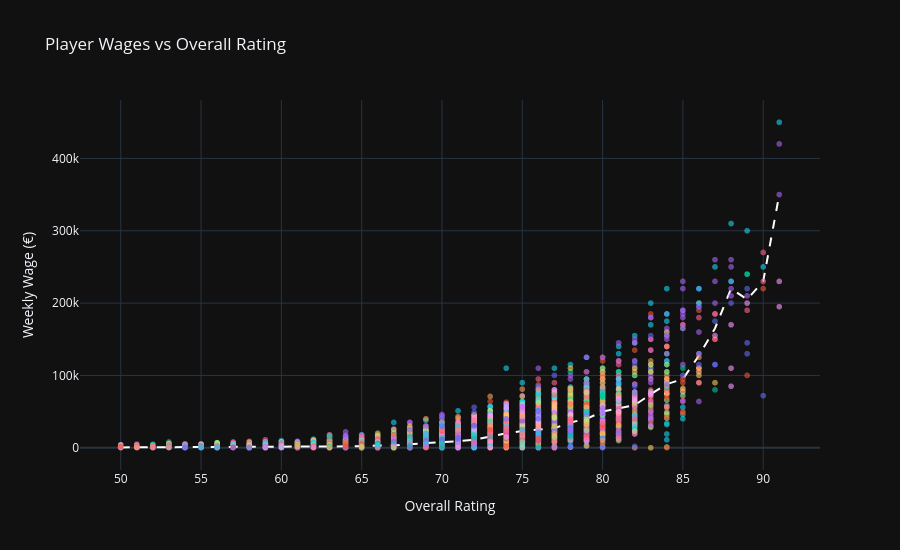

Here is the notebook cell this chart was saved with:
### Code cell
# Plotly interactive visualization: Wages vs Overall Rating
fig = px.scatter(
    df_clean,
    x='Overall',
    y='wage_numeric',
    color='Club',
    hover_data=['Name', 'Club', 'Nationality'],
    opacity=0.6,
    title='Player Wages vs Overall Rating',
    labels={'Overall': 'Overall Rating', 'wage_numeric': 'Weekly Wage (€)'},
    template='plotly_dark'
)

# Add a trend line on top
trend = df_clean.groupby('Overall')['wage_numeric'].median().reset_index()
fig.add_trace(go.Scatter(
    x=trend['Overall'], y=trend['wage_numeric'],
    mode='lines', name='Median wage',
    line=dict(color='white', width=2, dash='dash')
))

fig.update_layout(showlegend=False, height=550)
fig.show()
